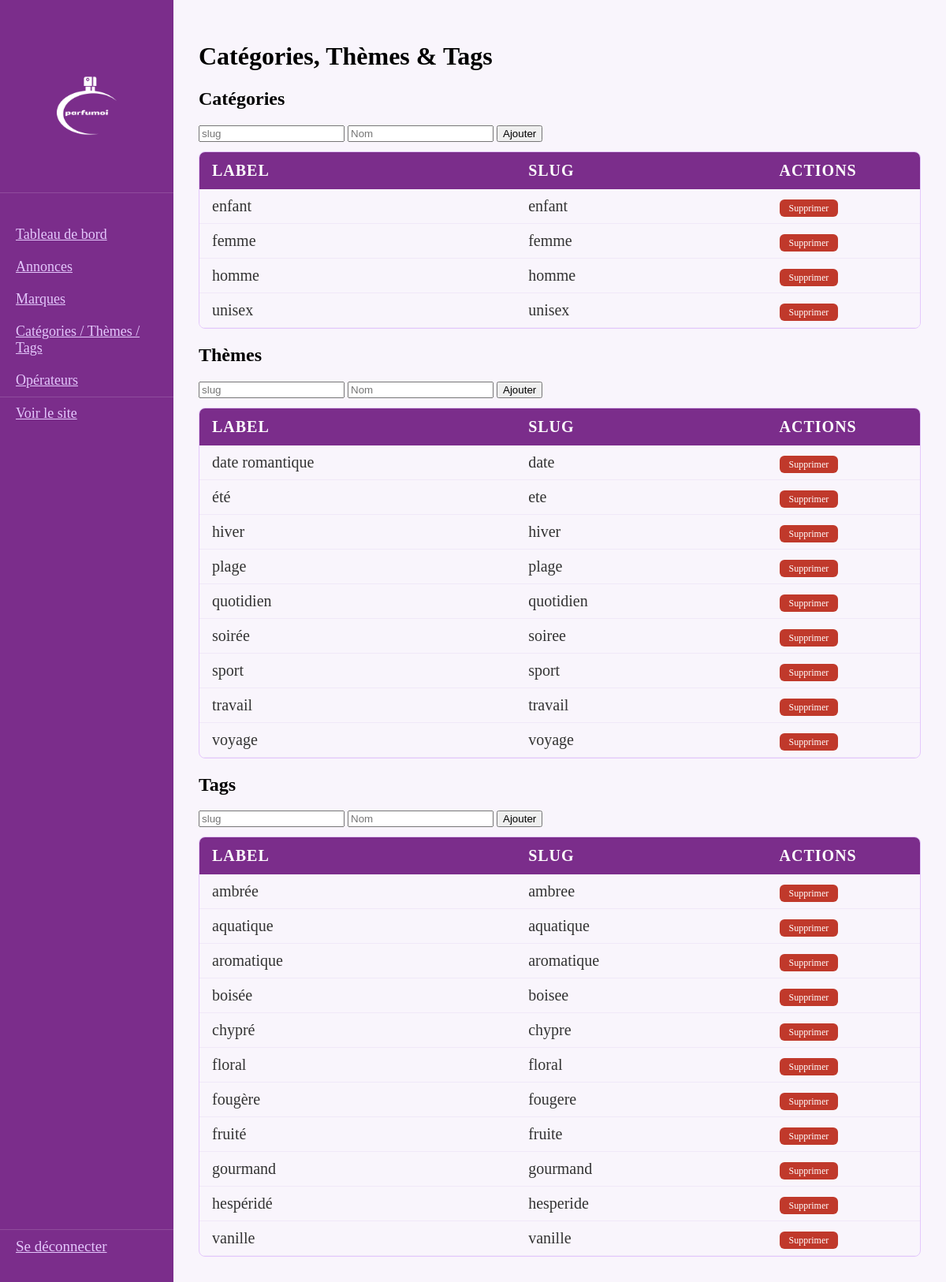
Screenshot of /admin/cat_them_tag (signed in) with the database file from the repository.
### tables this page shows
CREATE TABLE `category` (
  `id` int UNSIGNED NOT NULL,
  `slug` varchar(255) NOT NULL,
  `label` varchar(255) NOT NULL
);

CREATE TABLE `theme` (
  `id` int UNSIGNED NOT NULL,
  `slug` varchar(255) NOT NULL,
  `label` varchar(255) NOT NULL
);

CREATE TABLE `tag` (
  `id` int UNSIGNED NOT NULL,
  `slug` varchar(255) NOT NULL,
  `label` varchar(255) NOT NULL
);

### core/html.php (called while the page is built, shortened)
<?php
function render(string $filepath, array $data = []): string
{
    extract($data);
    require $filepath;
    return ob_get_clean();
}

### app/admin/controllers/cat_them_tag.php (called while the page is built, shortened)
<?php
function cat_them_tag_index($pdo)
{
    $categories = getAllCategories($pdo);
    $themes     = getAllThemes($pdo);
    $tags       = getAllTags($pdo);
    return render(__DIR__ . '/../views/cat_them_tag.php', [
        'categories' => $categories,
        'themes'     => $themes,
        'tags'       => $tags,
    ]);
}

### core/router.php (called while the page is built, shortened)
<?php
function run(array $route, string $base_path, $pdo): string
{
    $function_name = $route['entity'] . '_' . $route['action'];
    return $function_name($pdo);
}

### index.php (called while the page is built, shortened)
<?php
require __DIR__ . '/core/router.php';
require __DIR__ . '/core/html.php';
require __DIR__ . '/config/database.php';
require_once __DIR__ . '/app/admin/models/cat_them_tag.php';
$base = __DIR__ . '/app';
$segments = http_in($_SERVER['REQUEST_URI']);
if (isset($segments[0]) && $segments[0] === 'admin') {
    $base = __DIR__ . '/app/admin';
    array_shift($segments);
}
$route = route($segments);
$main = run($route, $base, $pdo);
exit;

### app/admin/models/cat_them_tag.php (called while the page is built, shortened)
<?php
function getAllCategories($pdo)
{
    return $pdo->query("SELECT * FROM category ORDER BY label ASC")->fetchAll();
}
function getAllThemes($pdo)
{
    return $pdo->query("SELECT * FROM theme ORDER BY label ASC")->fetchAll();
}
function getAllTags($pdo)
{
    return $pdo->query("SELECT * FROM tag ORDER BY label ASC")->fetchAll();
}

### app/admin/views/cat_them_tag.php (the view, shortened to what this page needs)
<h1>Catégories, Thèmes & Tags</h1>
<section>
    <h2>Catégories</h2>
    <form method="post">
        <input type="text" name="slug" placeholder="slug" required>
        <input type="text" name="label" placeholder="Nom" required>
        <button type="submit">Ajouter</button>
    </form>
    <div class="table-wrapper">
        <table class="admin-table">
            <thead>
                <tr><th>Label</th><th>Slug</th><th>Actions</th></tr>
            </thead>
            <tbody>
                <?php foreach ($categories as $cat): ?>
                <tr>
                    <td><?= htmlspecialchars($cat['label']) ?></td>
                    <td><?= htmlspecialchars($cat['slug']) ?></td>
                    <td>
                        <a href="?delete_category=<?= $cat['id'] ?>" class="btn-supprimer" onclick="return confirm('Supprimer ?')">Supprimer</a>
                    </td>
                </tr>
                <?php endforeach; ?>
            </tbody>
        </table>
    </div>
</section>
<section>
    <h2>Thèmes</h2>
    <form method="post">
        <input type="text" name="slug" placeholder="slug" required>
        <input type="text" name="label" placeholder="Nom" required>
        <button type="submit">Ajouter</button>
    </form>
    <div class="table-wrapper">
        <table class="admin-table">
            <thead>
                <tr><th>Label</th><th>Slug</th><th>Actions</th></tr>
            </thead>
            <tbody>
                <?php foreach ($themes as $theme): ?>
                <tr>
                    <td><?= htmlspecialchars($theme['label']) ?></td>
                    <td><?= htmlspecialchars($theme['slug']) ?></td>
                    <td>
                        <a href="?delete_theme=<?= $theme['id'] ?>" class="btn-supprimer" onclick="return confirm('Supprimer ?')">Supprimer</a>
                    </td>
                </tr>
                <?php endforeach; ?>
            </tbody>
        </table>
    </div>
</section>
<section>
    <h2>Tags</h2>
    <form method="post">
        <input type="text" name="slug" placeholder="slug" required>
        <input type="text" name="label" placeholder="Nom" required>
        <button type="submit">Ajouter</button>
    </form>
    <div class="table-wrapper">
        <table class="admin-table">
            <thead>
                <tr><th>Label</th><th>Slug</th><th>Actions</th></tr>
            </thead>
            <tbody>
                <?php foreach ($tags as $tag): ?>
                <tr>
                    <td><?= htmlspecialchars($tag['label']) ?></td>
                    <td><?= htmlspecialchars($tag['slug']) ?></td>
                    <td>
                        <a href="?delete_tag=<?= $tag['id'] ?>" class="btn-supprimer" onclick="return confirm('Supprimer ?')">Supprimer</a>
                    </td>
                </tr>
                <?php endforeach; ?>
            </tbody>
        </table>
    </div>
</section>

### public/css/admin.css (style rules this page uses)
body.admin { margin: 0; padding: 0; }
.table-wrapper { overflow-x: auto; overflow-y: auto; border-radius: 8px; border: 1px solid #E4C7FC; margin-top: 12px; max-width: 100%; }
.admin-table { width: 100%; border-collapse: collapse; table-layout: fixed; }
.admin-table thead th:nth-child(1) { width: 45%; }
.admin-table thead th:nth-child(2) { width: 35%; }
.admin-table thead th:nth-child(3) { width: 20%; }
.admin-table thead { background-color: #7B2D8B; position: sticky; top: 0; }
.admin-table thead th { padding: 12px 16px; color: white; font-size: 20px; text-transform: uppercase; letter-spacing: 1px; text-align: left; }
.admin-table tbody tr:nth-child(even) { background-color: #f9f5fc; }
.admin-table tbody td { padding: 10px 16px; font-size: 20px; color: #333; border-bottom: 1px solid #f0e8f8; }
.btn-supprimer { background-color: #C0392B; color: white; border: none; padding: 4px 12px; border-radius: 6px; font-size: 12px; cursor: pointer; margin-right: 4px; text-decoration: none; }

### rows the page displays
category: label "enfant", slug "enfant"
category: label "femme", slug "femme"
category: label "homme", slug "homme"
category: label "unisex", slug "unisex"
theme: label "date romantique", slug "date"
theme: label "été", slug "ete"
theme: label "hiver", slug "hiver"
theme: label "plage", slug "plage"
theme: label "quotidien", slug "quotidien"
theme: label "soirée", slug "soiree"
theme: label "sport", slug "sport"
theme: label "travail", slug "travail"
theme: label "voyage", slug "voyage"
tag: label "ambrée", slug "ambree"
tag: label "aquatique", slug "aquatique"
tag: label "aromatique", slug "aromatique"
tag: label "boisée", slug "boisee"
tag: label "chypré", slug "chypre"
tag: label "floral", slug "floral"
tag: label "fougère", slug "fougere"
tag: label "fruité", slug "fruite"
tag: label "gourmand", slug "gourmand"
tag: label "hespéridé", slug "hesperide"
tag: label "vanille", slug "vanille"
